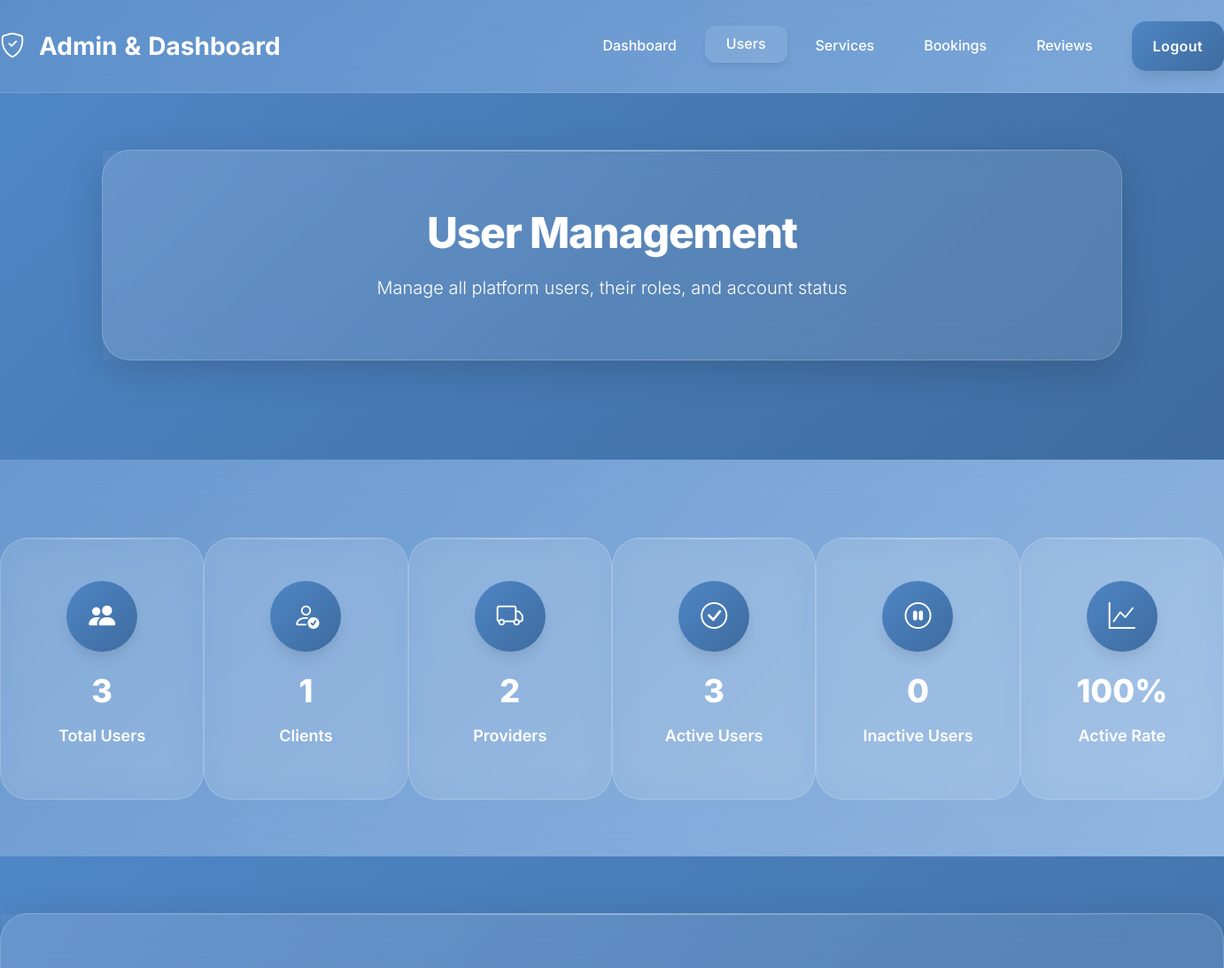
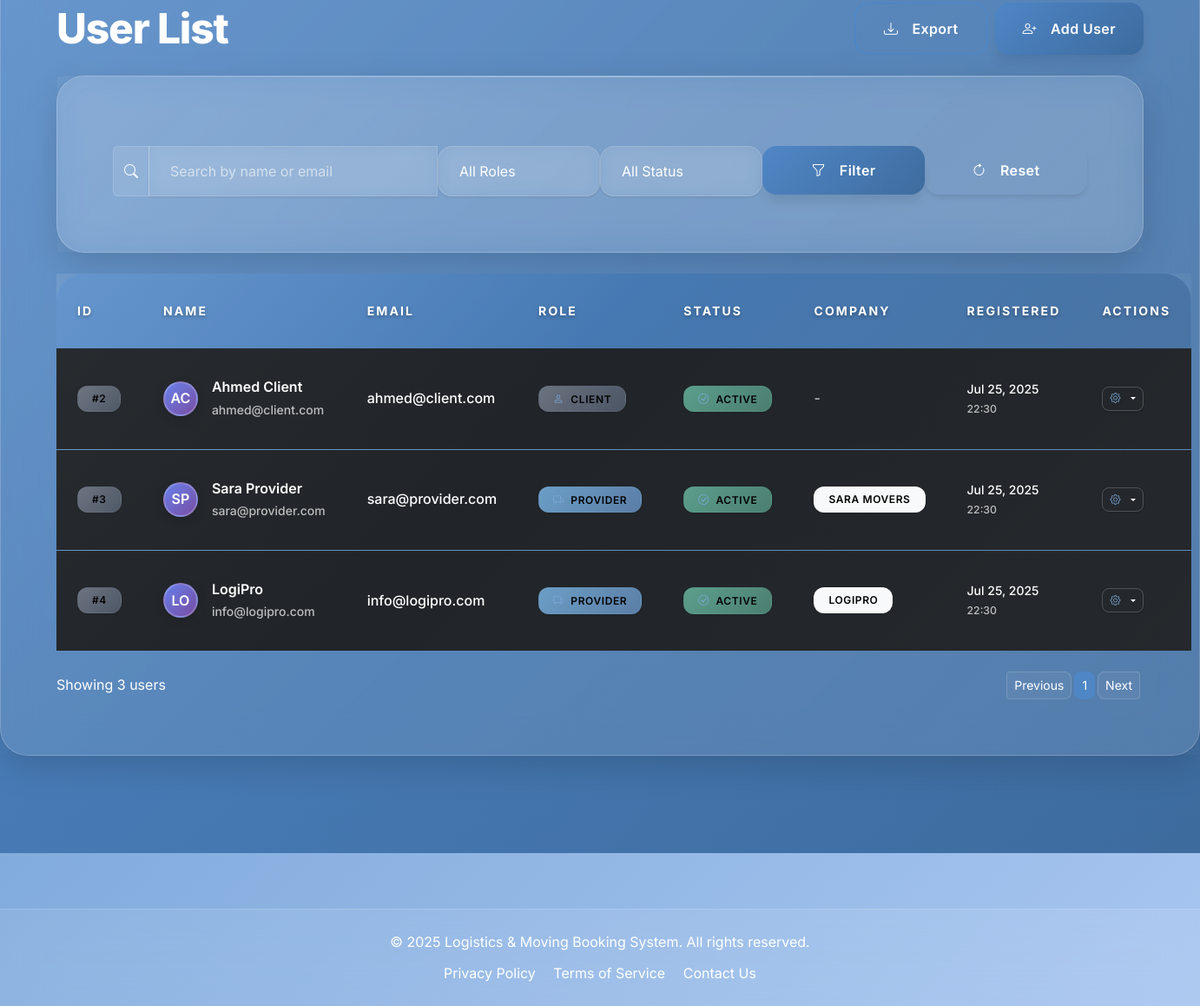
/admin_users.php (signed in), run on the app's committed database (2 pictures, top to bottom).
### tables this page shows
CREATE TABLE users (
  id INT AUTO_INCREMENT PRIMARY KEY,
  name VARCHAR(100) NOT NULL,
  email VARCHAR(100) NOT NULL UNIQUE,
  password VARCHAR(255) NOT NULL,
  role ENUM('client','provider','admin') NOT NULL DEFAULT 'client',
  phone VARCHAR(30),
  company_name VARCHAR(100),
  profile_image VARCHAR(255) DEFAULT NULL,
  created_at TIMESTAMP DEFAULT CURRENT_TIMESTAMP,
  status ENUM('active','inactive') DEFAULT 'active',
  rating DECIMAL(2,1) DEFAULT 0.0
);

### public/admin_users.php (the view, shortened to what this page needs)
<?php
require_once __DIR__ . '/../includes/auth.php';
require_once __DIR__ . '/../config/db.php';
$statsQuery = "
    SELECT
        COUNT(*) AS total_users,
        SUM(CASE WHEN role = 'client' THEN 1 ELSE 0 END) AS total_clients,
        SUM(CASE WHEN role = 'provider' THEN 1 ELSE 0 END) AS total_providers,
        SUM(CASE WHEN status = 'active' THEN 1 ELSE 0 END) AS active_users,
        SUM(CASE WHEN status = 'inactive' THEN 1 ELSE 0 END) AS inactive_users
    FROM users
    WHERE role != 'admin'
";
$statsResult = mysqli_query($conn, $statsQuery);
$stats_data = mysqli_fetch_assoc($statsResult) ?: [
    'total_users'     => 0,
    'total_clients'   => 0,
    'total_providers' => 0,
    'active_users'    => 0,
    'inactive_users'  => 0,
];
$where = "WHERE role != 'admin'";
$search = trim($_GET['search'] ?? '');
$usersQuery = "SELECT id, name, email, phone, company_name, role, status, created_at FROM users $where ORDER BY created_at DESC";
$usersResult = mysqli_query($conn, $usersQuery);
?>
<!DOCTYPE html>
<html lang="en">
<head>
    <link href="https://cdn.jsdelivr.net/npm/bootstrap@5.3.2/dist/css/bootstrap.min.css" rel="stylesheet">
    <link rel="stylesheet" href="https://cdn.jsdelivr.net/npm/bootstrap-icons@1.11.1/font/bootstrap-icons.css">
    <link rel="stylesheet" href="../assets/css/style.css">
</head>
<body class="modern-bg">
    <nav class="navbar navbar-expand-lg navbar-glass">
        <div class="container-fluid">
            <a class="navbar-brand fw-bold fs-3 gradient-text" href="admin.php">
                <i class="bi bi-shield-check me-2"></i>Admin<span class="text-gradient-secondary">&amp;</span>Dashboard
            </a>
            <div class="collapse navbar-collapse" id="adminNav">
                <ul class="navbar-nav ms-auto mb-2 mb-lg-0 align-items-center">
                    <li class="nav-item"><a class="nav-link" href="admin.php">Dashboard</a></li>
                    <li class="nav-item"><a class="nav-link active" href="admin_users.php">Users</a></li>
                    <li class="nav-item"><a class="nav-link" href="admin_services.php">Services</a></li>
                    <li class="nav-item"><a class="nav-link" href="admin_bookings.php">Bookings</a></li>
                    <li class="nav-item"><a class="nav-link" href="admin_reviews.php">Reviews</a></li>
                    <li class="nav-item ms-3"><a class="btn btn-primary px-4" href="logout.php">Logout</a></li>
                </ul>
            </div>
        </div>
    </nav>
    <section class="hero-glass d-flex align-items-center justify-content-center text-center position-relative section-gradient" style="min-height: 25vh;">
        <div class="container-fluid">
            <div class="row justify-content-center">
                <div class="col-lg-10">
                    <div class="glass-card">
                        <h1 class="display-5 fw-black mb-3 gradient-text">User Management</h1>
                        <p class="lead mb-0">Manage all platform users, their roles, and account status</p>
                    </div>
                </div>
            </div>
        </div>
    </section>
    <section class="container-fluid py-6 section-glass">
        <div class="row g-4">
            <div class="col-lg-2 col-md-4 col-sm-6">
                <div class="kpi-card text-center">
                    <div class="kpi-icon mb-3"><i class="bi bi-people-fill"></i></div>
                    <div class="kpi-number"><?= (int)$stats_data['total_users'] ?></div>
                    <div class="kpi-label">Total Users</div>
                </div>
            </div>
            <div class="col-lg-2 col-md-4 col-sm-6">
                <div class="kpi-card text-center">
                    <div class="kpi-icon mb-3"><i class="bi bi-person-check"></i></div>
                    <div class="kpi-number"><?= (int)$stats_data['total_clients'] ?></div>
                    <div class="kpi-label">Clients</div>
                </div>
            </div>
            <div class="col-lg-2 col-md-4 col-sm-6">
                <div class="kpi-card text-center">
                    <div class="kpi-icon mb-3"><i class="bi bi-truck"></i></div>
                    <div class="kpi-number"><?= (int)$stats_data['total_providers'] ?></div>
                    <div class="kpi-label">Providers</div>
                </div>
            </div>
            <div class="col-lg-2 col-md-4 col-sm-6">
                <div class="kpi-card text-center">
                    <div class="kpi-icon mb-3"><i class="bi bi-check-circle"></i></div>
                    <div class="kpi-number"><?= (int)$stats_data['active_users'] ?></div>
                    <div class="kpi-label">Active Users</div>
                </div>
            </div>
            <div class="col-lg-2 col-md-4 col-sm-6">
                <div class="kpi-card text-center">
                    <div class="kpi-icon mb-3"><i class="bi bi-pause-circle"></i></div>
                    <div class="kpi-number"><?= (int)$stats_data['inactive_users'] ?></div>
                    <div class="kpi-label">Inactive Users</div>
                </div>
            </div>
            <div class="col-lg-2 col-md-4 col-sm-6">
                <div class="kpi-card text-center">
                    <div class="kpi-icon mb-3"><i class="bi bi-graph-up"></i></div>
                    <?php
                    $activeRate = ($stats_data['total_users'] ?? 0) > 0
                        ? round(($stats_data['active_users'] / $stats_data['total_users']) * 100, 1)
                        : 0;
                    ?>
                    <div class="kpi-number"><?= $activeRate ?>%</div>
                    <div class="kpi-label">Active Rate</div>
                </div>
            </div>
        </div>
    </section>
    <section class="container-fluid py-6 section-gradient">
        <div class="row justify-content-center">
            <div class="col-lg-12">
                <div class="glass-card">
                    <div class="d-flex justify-content-between align-items-center mb-4">
                        <h2 class="gradient-text mb-0">User List</h2>
                        <div class="d-flex gap-2">
                            <button class="btn btn-outline-primary" onclick="exportUsers()"><i class="bi bi-download me-2"></i>Export</button>
                            <button class="btn btn-primary" onclick="showAddUserModal()"><i class="bi bi-person-plus me-2"></i>Add User</button>
                        </div>
                    </div>
                    <div class="glass-card mb-4">
                        <form class="row g-3" method="get">
                            <div class="col-md-4">
                                <div class="input-group">
                                    <span class="input-group-text"><i class="bi bi-search"></i></span>
                                    <input type="text" name="search" class="form-control" placeholder="Search by name or email" value="<?= htmlspecialchars($search) ?>">
                                </div>
                            </div>
                            <div class="col-md-2">
                                <select name="role" class="form-select">
                                    <option value="">All Roles</option>
                                </select>
                            </div>
                            <div class="col-md-2">
                                <select name="status" class="form-select">
                                    <option value="">All Status</option>
                                </select>
                            </div>
                            <div class="col-md-2">
                                <button type="submit" class="btn btn-primary w-100"><i class="bi bi-funnel me-2"></i>Filter</button>
                            </div>
                            <div class="col-md-2">
                                <a href="admin_users.php" class="btn btn-outline-secondary w-100"><i class="bi bi-arrow-clockwise me-2"></i>Reset</a>
                            </div>
                        </form>
                    </div>
                    <div class="table-responsive">
                        <table class="table table-dark align-middle mb-0">
                            <thead>
                                <tr>
                                    <th>ID</th>
                                    <th>Name</th>
                                    <th>Email</th>
                                    <th>Role</th>
                                    <th>Status</th>
                                    <th>Company</th>
                                    <th>Registered</th>
                                    <th>Actions</th>
                                </tr>
                            </thead>
                            <tbody>
                                <?php while ($row = mysqli_fetch_assoc($usersResult)): ?>
                                    <tr>
                                        <td><span class="badge bg-secondary">#<?= htmlspecialchars($row['id']) ?></span></td>
                                        <td>
                                            <div class="d-flex align-items-center">
                                                <?= get_profile_image_html($row, 'small', false) ?>
                                                <div class="ms-3">
                                                    <div class="fw-semibold"><?= htmlspecialchars($row['name']) ?></div>
                                                    <small class="text-muted"><?= htmlspecialchars($row['email']) ?></small>
                                                </div>
                                            </div>
                                        </td>
                                        <td><?= htmlspecialchars($row['email']) ?></td>
                                        <td>
                                            <span class="badge <?= $row['role'] === 'provider' ? 'bg-info' : 'bg-secondary' ?>">
                                                <i class="bi <?= $row['role'] === 'provider' ? 'bi-truck' : 'bi-person' ?> me-1"></i>
                                                <?= ucfirst(htmlspecialchars($row['role'])) ?>
                                            </span>
                                        </td>
                                        <td>
                                            <span class="badge <?= $row['status'] === 'active' ? 'bg-success' : 'bg-warning'?>">
                                                <i class="bi <?= $row['status'] === 'active' ? 'bi-check-circle' : 'bi-pause-circle' ?> me-1"></i>
                                                <?= ucfirst(htmlspecialchars($row['status'])) ?>
                                            </span>
                                        </td>
                                        <td>
                                            <?php if (!empty($row['company_name'])): ?>
                                                <span class="badge bg-light text-dark"><?= htmlspecialchars($row['company_name']) ?></span>
                                            <?php else: ?>
                                                <span class="text-muted">-</span>
                                            <?php endif; ?>
                                        </td>
                                        <td>
                                            <div class="text-sm">
                                                <div><?= date('M d, Y', strtotime($row['created_at'])) ?></div>
                                                <small class="text-muted"><?= date('H:i', strtotime($row['created_at'])) ?></small>
                                            </div>
                                        </td>
                                        <td>
                                            <div class="btn-group">
                                                <button type="button" class="btn btn-sm btn-outline-primary dropdown-toggle" data-bs-toggle="dropdown" data-bs-boundary="viewport">
                                                    <i class="bi bi-gear"></i>
                                                </button>
                                            </div>
                                        </td>
                                    </tr>
                                <?php endwhile; ?>
                            </tbody>
                        </table>
                    </div>
                    <div class="d-flex justify-content-between align-items-center mt-4">
                        <div class="text-muted">Showing <?= mysqli_num_rows($usersResult) ?> users</div>
                        <nav aria-label="User pagination">
                            <ul class="pagination pagination-sm mb-0">
                                <li class="page-item disabled"><a class="page-link" href="#">Previous</a></li>
                                <li class="page-item active"><a class="page-link" href="#">1</a></li>
                                <li class="page-item disabled"><a class="page-link" href="#">Next</a></li>
                            </ul>
                        </nav>
                    </div>
                </div>
            </div>
        </div>
    </section>
    <footer class="footer-glass text-center py-4">
        <div class="container-fluid">
            <div class="row">
                <div class="col-12">
                    <p class="mb-2">&copy; <?= date('Y') ?> Logistics &amp; Moving Booking System. All rights reserved.</p>
                    <p class="mb-0">
                        <a href="#privacy" class="text-decoration-none me-3">Privacy Policy</a>
                        <a href="#terms" class="text-decoration-none me-3">Terms of Service</a>
                        <a href="#contact" class="text-decoration-none">Contact Us</a>
                    </p>
                </div>
            </div>
        </div>
    </footer>
</body>
</html>

### includes/auth.php (shortened to what this page needs)
<?php
function get_profile_image_html($user, $size = 'medium', $show_upload = false) {
    $name = $user['name'] ?? 'User';
    $profile_image = $user['profile_image'] ?? null;
    $size_class = 'profile-image-' . $size;
    $placeholder_class = 'profile-image-placeholder-' . $size;
    $html = '<div class="profile-image-container">';
    if ($profile_image && file_exists('../assets/uploads/profile_images/' . $profile_image)) {
        $html .= '<img src="../assets/uploads/profile_images/' . htmlspecialchars($profile_image) . '"
                       alt="' . htmlspecialchars($name) . '"
                       class="profile-image ' . $size_class . '"
                       title="' . htmlspecialchars($name) . '">';
    } else {
        $initials = get_user_initials($name);
        $html .= '<div class="profile-image-placeholder ' . $placeholder_class . '" title="' . htmlspecialchars($name) . '">' . $initials . '</div>';
    }
    $html .= '</div>';
    return $html;
}
function get_user_initials($name) {
    $words = explode(' ', trim($name));
    $initials = '';
    if (count($words) >= 2) {
        $initials = strtoupper(substr($words[0], 0, 1) . substr($words[count($words) - 1], 0, 1));
    } else {
        $initials = strtoupper(substr($name, 0, 2));
    }
    return $initials;
}

### public/admin_users.php (style rules this page uses)
.table-responsive { overflow-y: visible; }

### data on the page
users: id "2", name "AC", name "Ahmed Client", email "ahmed@client.com", role "CLIENT", status "ACTIVE", created_at "Jul 25, 2025", created_at "22:30"
users: id "3", name "SP", name "Sara Provider", email "sara@provider.com", role "PROVIDER", status "ACTIVE", company_name "SARA MOVERS", created_at "Jul 25, 2025", created_at "22:30"
users: id "4", name "LO", name "LogiPro", email "info@logipro.com", role "PROVIDER", status "ACTIVE", company_name "LOGIPRO", created_at "Jul 25, 2025", created_at "22:30"

### other printed values
$stats_data['total_users'] "3"
$stats_data['total_clients'] "1"
$stats_data['total_providers'] "2"
$stats_data['active_users'] "3"
$stats_data['inactive_users'] "0"
$activeRate "100"
mysqli_num_rows($usersResult) "3"
